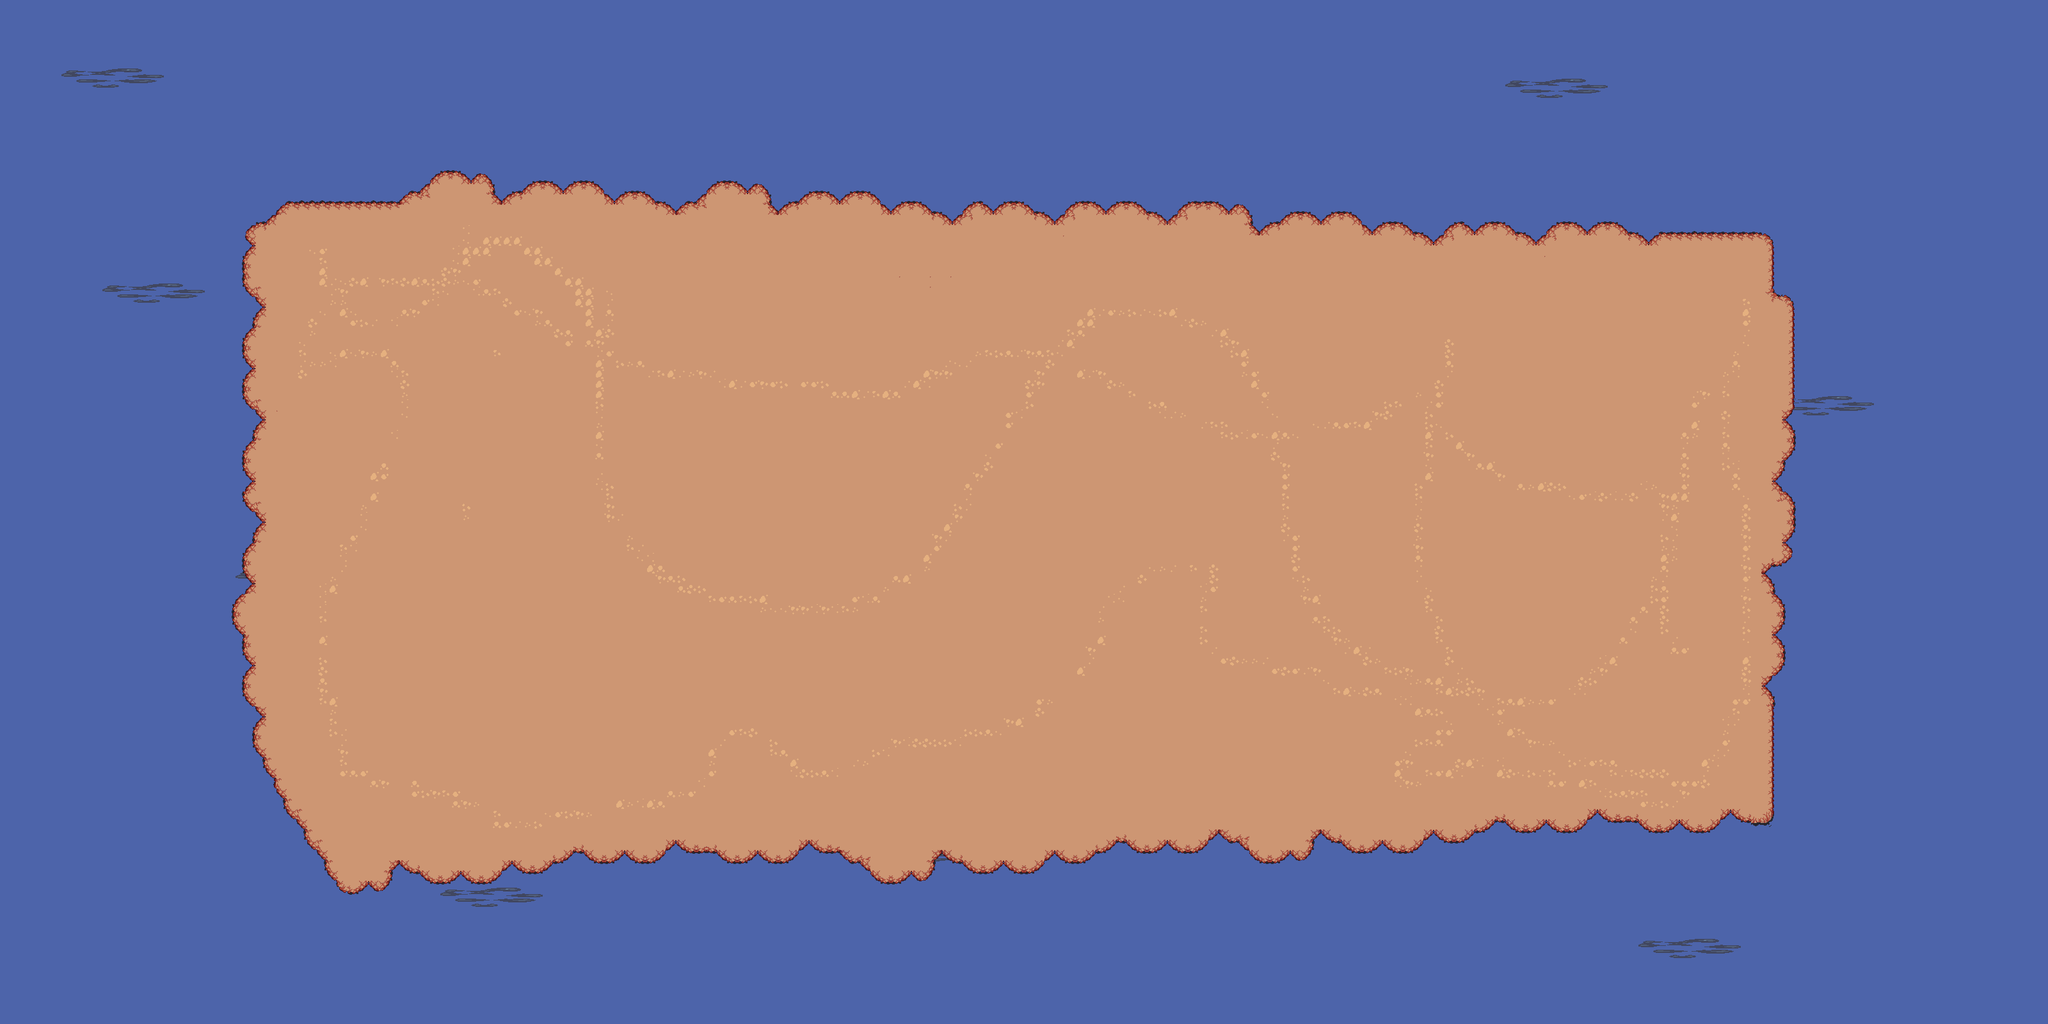

Below is a game level as drawn by its tile map, then a one-line description and the .tmx that defines it (tile-layer data replaced by summaries):
An orthogonal 200x100 tile map with 16x16 px tiles, 4 tile layers (water0, water1, ground, details), 4 tilesets and 20 objects (20x plants).

<map version="1.10" tiledversion="1.11.0" orientation="orthogonal" renderorder="right-down" width="200" height="100" tilewidth="16" tileheight="16" infinite="0" nextlayerid="8" nextobjectid="41">
 <tileset firstgid="1" source="water.tsx" />
 <tileset firstgid="1549" source="Water_coasts.tsx" />
 <tileset firstgid="3109" source="details.tsx" />
 <tileset firstgid="3319" source="plants.tsx" />
 <layer id="1" name="water0" width="200" height="100">
  <data>[20000 cells, 20000 non-empty, 1 distinct tile ids]</data>
 </layer>
 <layer id="2" name="water1" width="200" height="100">
  <data>[20000 cells, 282 non-empty, 66 distinct tile ids]</data>
 </layer>
 <layer id="3" name="ground" width="200" height="100">
  <data>[20000 cells, 9799 non-empty, 27 distinct tile ids]</data>
 </layer>
 <layer id="4" name="details" width="200" height="100">
  <data>[20000 cells, 788 non-empty, 12 distinct tile ids]</data>
 </layer>
 <objectgroup id="5" name="plants">
  <object id="1" name="plants" type="plants" gid="3329" x="510.061" y="935.03" width="128" height="128" />
  <object id="2" name="plants" type="plants" gid="3329" x="586" y="690" width="128" height="128" />
  <object id="3" name="plants" type="plants" gid="3329" x="1029.39" y="852.303" width="128" height="128" />
  <object id="4" name="plants" type="plants" gid="3329" x="868" y="980" width="128" height="128" />
  <object id="5" name="plants" type="plants" gid="3329" x="1378" y="800" width="128" height="128" />
  <object id="6" name="plants" type="plants" gid="3329" x="1714" y="684" width="128" height="128" />
  <object id="7" name="plants" type="plants" gid="3329" x="2026" y="822" width="128" height="128" />
  <object id="8" name="plants" type="plants" gid="3329" x="2188" y="1226" width="128" height="128" />
  <object id="9" name="plants" type="plants" gid="3329" x="2640" y="900" width="128" height="128" />
  <object id="10" name="plants" type="plants" gid="3329" x="2242" y="905.333" width="128" height="128" />
  <object id="11" name="plants" type="plants" gid="3329" x="2592" y="1314" width="128" height="128" />
  <object id="12" name="plants" type="plants" gid="3327" x="436" y="1080" width="128" height="128" />
  <object id="13" name="plants" type="plants" gid="3327" x="474" y="1250" width="128" height="128" />
  <object id="14" name="plants" type="plants" gid="3327" x="748" y="1318" width="128" height="128" />
  <object id="15" name="plants" type="plants" gid="3327" x="2684" y="510" width="128" height="128" />
  <object id="16" name="plants" type="plants" gid="3327" x="2392" y="824.667" width="128" height="128" />
  <object id="17" name="plants" type="plants" gid="3327" x="1808.67" y="968.667" width="128" height="128" />
  <object id="18" name="plants" type="plants" gid="3327" x="716.848" y="571.152" width="128" height="128" />
  <object id="19" name="plants" type="plants" gid="3327" x="1172.55" y="1233.76" width="128" height="128" />
  <object id="20" name="plants" type="plants" gid="3327" x="400" y="610" width="128" height="128" />
 </objectgroup>
 <objectgroup id="6" name="limiters" />
</map>
